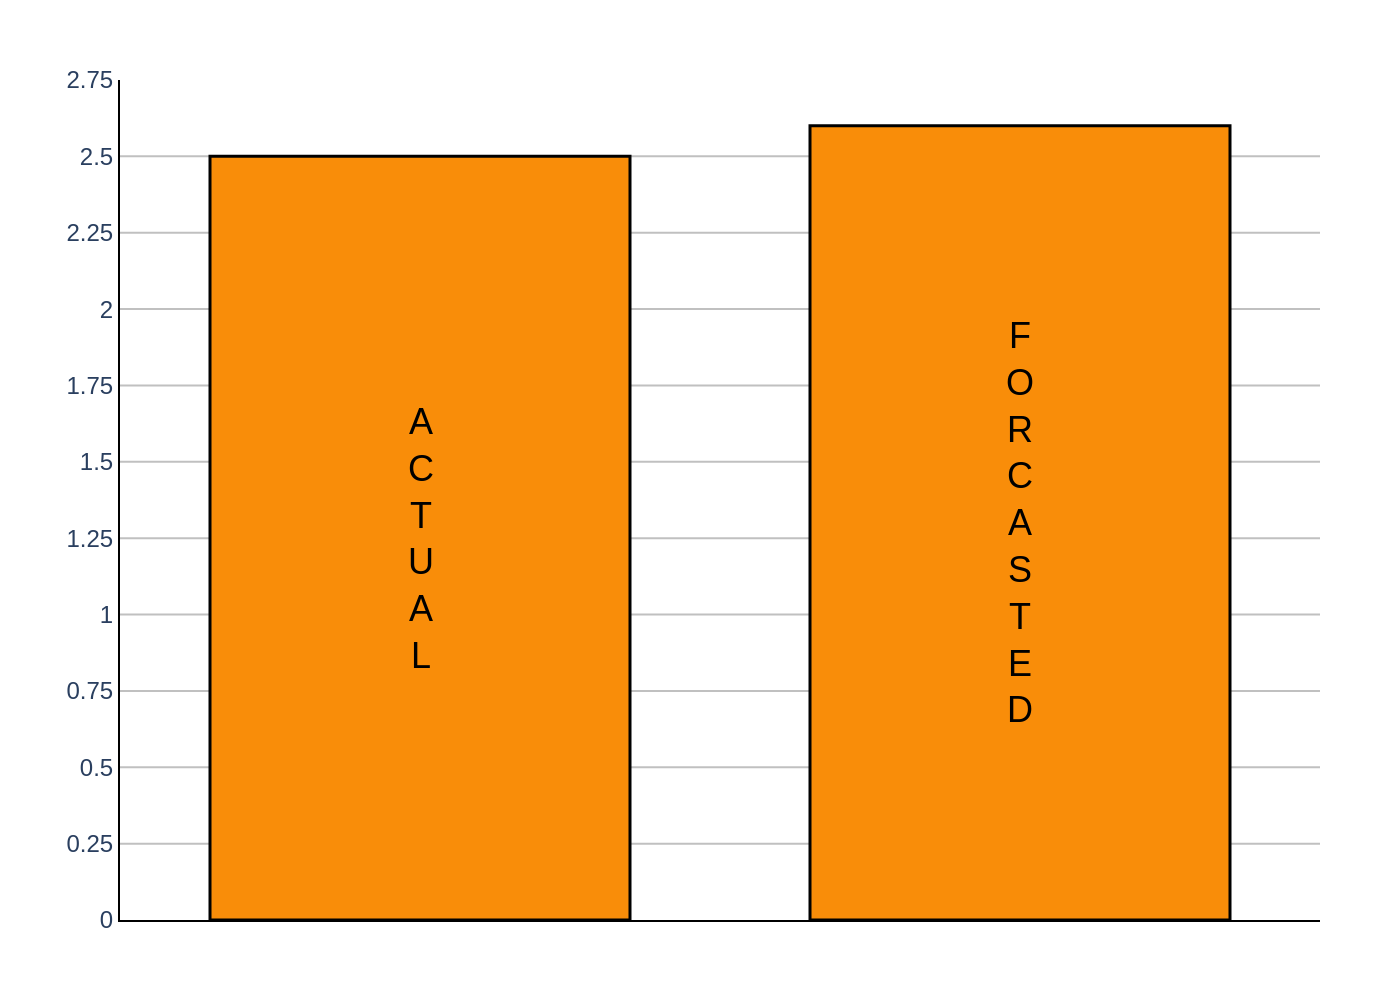

The Python source for this figure:
import sys
import json
import pathlib
import plotly.graph_objects as go

# --- 1. Load Data from JSON ---
# The script expects the JSON file path as the first and only command-line argument.
if len(sys.argv) != 2:
    print("Usage: python create_chart.py <path_to_json_file>")
    sys.exit(1)

json_path = pathlib.Path(sys.argv[1])
if not json_path.is_file():
    print(f"Error: JSON file not found at '{json_path}'")
    sys.exit(1)

with open(json_path, 'r', encoding='utf-8') as f:
    chart_info = json.load(f)

# Extract data, texts, and colors from the loaded JSON
chart_data = chart_info.get('chart_data', [])
texts = chart_info.get('texts', {})
colors = chart_info.get('colors', {})

# Prepare data for Plotly
categories = [item['category'] for item in chart_data]
values = [item['value'] for item in chart_data]

# --- 2. Create the Chart ---
fig = go.Figure()

# Add the bar trace
fig.add_trace(go.Bar(
    x=categories,
    y=values,
    marker=dict(
        color=colors.get('bar_color', '#F98D09'),
        line=dict(
            color=colors.get('bar_border_color', '#000000'),
            width=1.5
        )
    ),
    width=0.7,
    hoverinfo='none'
))

# Add annotations inside the bars
for item in chart_data:
    fig.add_annotation(
        x=item['category'],
        y=item['value'] / 2,  # Vertically center the text
        text=item['annotation'],
        showarrow=False,
        font=dict(
            family="Arial",
            size=18,
            color=colors.get('annotation_text_color', '#000000')
        ),
        align="center"
    )

# --- 3. Configure Layout ---
fig.update_layout(
    font=dict(family="Arial"),
    plot_bgcolor='white',
    showlegend=False,
    xaxis=dict(
        title_text=texts.get('x_axis_title'),
        showticklabels=False,
        showline=True,
        linewidth=1,
        linecolor=colors.get('axis_color', '#000000'),
        ticks=""
    ),
    yaxis=dict(
        title_text=texts.get('y_axis_title'),
        range=[0, 2.75],
        tickmode='linear',
        tick0=0,
        dtick=0.25,
        showgrid=True,
        gridwidth=1,
        gridcolor=colors.get('grid_color', '#C0C0C0'),
        showline=True,
        linewidth=1,
        linecolor=colors.get('axis_color', '#000000'),
        zeroline=False
    ),
    margin=dict(l=60, r=40, t=40, b=40)
)

# --- 4. Output the Image ---
# Derive the output filename from the input JSON filename
output_filename = json_path.with_suffix('.png')

# Write the image file
fig.write_image(output_filename, scale=2)

print(f"Chart saved to {output_filename}")
